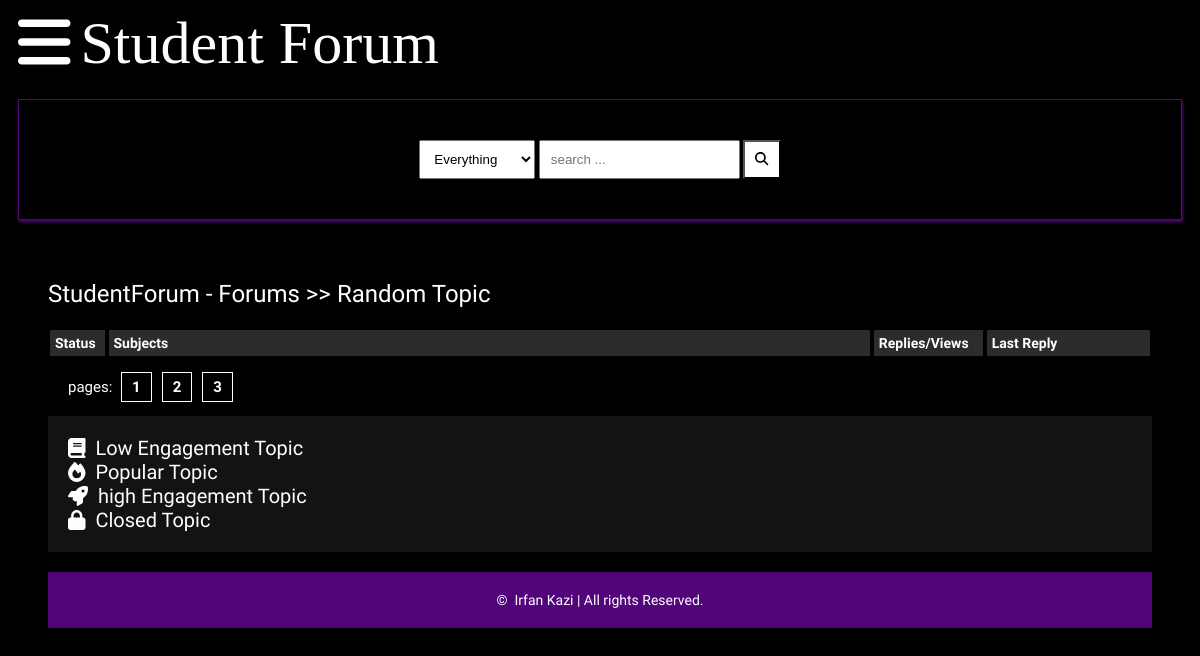
The page /posts.php on the database as committed earlier.
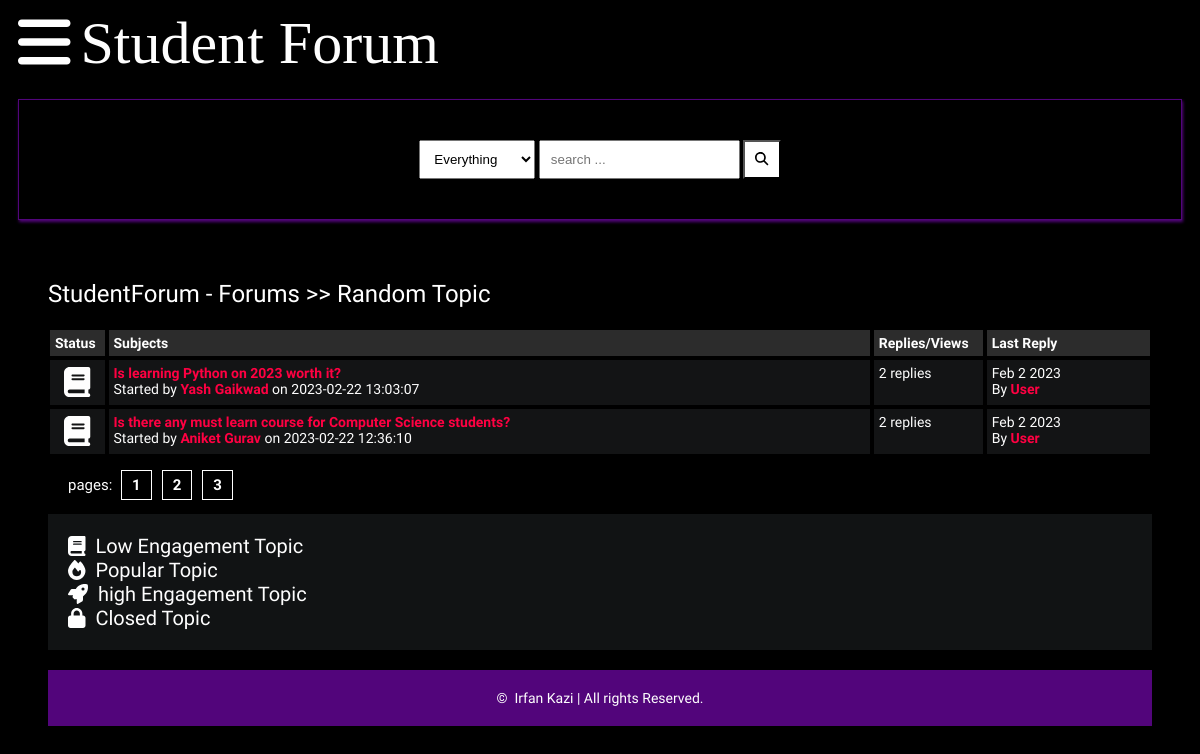
The same page on the database as committed later.
### tables this page shows
CREATE TABLE `forum` (
  `id` int(11) NOT NULL,
  `forum_content` text NOT NULL,
  `number_of_replies` int(11) NOT NULL DEFAULT 0,
  `author` text NOT NULL,
  `created_at` timestamp NOT NULL DEFAULT current_timestamp() ON UPDATE current_timestamp(),
  `status` varchar(3) NOT NULL DEFAULT 'LET'
);

### posts.php (the view, shortened to what this page needs)
<?php
    require('db.php');
    $forumQuery="SELECT * FROM forum";
    $runFQ=mysqli_query($db,$forumQuery);
    $statusArray=array('LET'=>"fa fa-book",'PT'=>"fa fa-fire",'HET'=>"fa fa-rocket",'CT'=>"fa fa-lock");
?>
<!DOCTYPE html>
<html lang="en">
<head>
    <link rel="stylesheet" href="style.css">
    <link rel="stylesheet" href="https://cdnjs.cloudflare.com/ajax/libs/font-awesome/4.7.0/css/font-awesome.min.css">
    <link rel="stylesheet" type="text/css" href="all.css">
</head>
<body>
    <header>
        <div class="navbar">
            <a class="bar-icon" id="iconBar" onclick="hideIconBar()"><i class="fa fa-bars"></i></a>
            <div class="brand">Student Forum</div>
        </div>
        <div class="search-box">
            <div>
                <select name="" id="">
                    <option value="Everything">Everything</option>
                </select>
                <input type="text" name="q" placeholder="search ...">
                <button><i class="fa fa-search"></i></button>
            </div>
        </div>
    </header>
    <div class="container">
        <div class="navigate">
            <span><a href="">StudentForum - Forums</a> >> <a href="">Random Topic</a></span>
        </div>
        <div class="posts-table">
            <div class="table-head">
                <div class="status">Status</div>
                <div class="subjects">Subjects</div>
                <div class="replies">Replies/Views</div>
                <div class="last-reply">Last Reply</div>
            </div>
            <?php
            while($post=mysqli_fetch_assoc($runFQ)){
                ?>
            <div class="table-row">
                <div class="status"><i class='<?=$statusArray[$post['status']]?>'></i></div>
                <div class="subjects">
                    <a href=""><?=$post['forum_content']?></a>
                    <br>
                    <span>Started by <b><a href=""><?=$post['author']?></a></b> on <?=$post['created_at']?></span>
                </div>
                <div class="replies">
                    2 replies
                </div>
                <div class="last-reply">
                    Feb 2 2023
                    <br>By <b><a href="">User</a></b>
                </div>
            </div>
            <?php } ?>
                <div class="pagination">
                    pages: <a href="#">1</a><a href="#">2</a><a href="#">3</a>
                </div>
                <div class="note">
                    <span>
                        <i class="fa fa-book"></i>&nbsp; Low Engagement Topic <br>
                    </span>
                    <span>
                        <i class="fa fa-fire"></i>&nbsp; Popular Topic <br>
                    </span>
                    <span>
                        <i class="fa fa-rocket"></i>&nbsp; high Engagement Topic <br>
                    </span>
                    <span>
                        <i class="fa fa-lock"></i>&nbsp; Closed Topic <br>
                    </span>
                </div>
        <footer>
            <span>&copy; &nbsp;Irfan Kazi | All rights Reserved.</span>
        </footer>
    </body>
</html>

Rows that differ between the two databases and show on the page:
added forum: forum_content "Is learning Python on 2023 worth it?", author "Yash Gaikwad", created_at "2023-02-22 13:03:07"
added forum: forum_content "Is there any must learn course for Computer Science students?", author "Aniket Gurav", created_at "2023-02-22 12:36:10"
